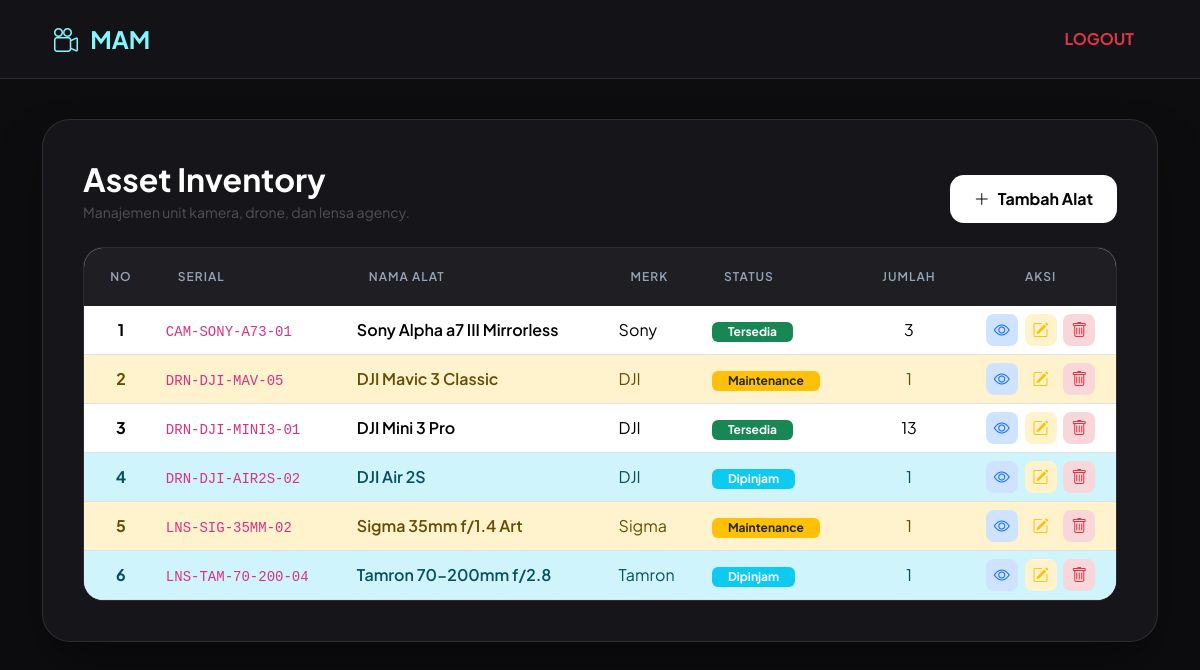
Screenshot of /index.php (signed in) with the database file from the repository.
### tables this page shows
CREATE TABLE `assets` (
  `id_asset` int(11) NOT NULL,
  `serial_number` varchar(50) NOT NULL,
  `nama_alat` varchar(100) NOT NULL,
  `merk` varchar(50) NOT NULL,
  `status` varchar(50) NOT NULL,
  `jumlah` int(11) NOT NULL,
  `url_gambar` text NOT NULL,
  `created_at` datetime NOT NULL DEFAULT current_timestamp()
);

### index.php (the view, shortened to what this page needs)
<?php
    require "config/db.php";
    $sql = "SELECT * FROM assets";
    $statement = $connect->prepare($sql);
    $statement->execute();
    $result = $statement->get_result();
?>
<!DOCTYPE html>
<html lang="en">
<head>
    <link rel="stylesheet" href="https://cdn.jsdelivr.net/npm/bootstrap@5.3.3/dist/css/bootstrap.min.css">
    <link rel="stylesheet" href="https://cdn.jsdelivr.net/npm/bootstrap-icons@1.13.1/font/bootstrap-icons.min.css">
</head>
<body>
    <nav class="navbar sticky-top">
        <div class="container px-4">
            <a class="navbar-brand"><i class="bi bi-camera-reels me-2"></i> MAM</a>
            <a href="logout.php?confirmed=yes" class="btn btn-outline-danger border-0 fw-bold">LOGOUT</a>
        </div>
    </nav>
    <div class="container mb-5">
        <div class="main-container">
            <div class="d-flex justify-content-between align-items-end mb-4">
                <div>
                    <h2 class="fw-bold mb-1">Asset Inventory</h2>
                    <p class="opacity-25 small mb-0">Manajemen unit kamera, drone, dan lensa agency.</p>
                </div>
                <a href="tambah_alat.php" class="btn btn-tambah">
                    <i class="bi bi-plus-lg me-2"></i>Tambah Alat
                </a>
            </div>
            <div class="table-responsive-custom">
                <?php if($result->num_rows > 0) { ?>
                    <table class="table align-middle">
                        <thead>
                            <tr>
                                <th class="text-center">NO</th>
                                <th>SERIAL</th>
                                <th>NAMA ALAT</th>
                                <th>MERK</th>
                                <th>STATUS</th>
                                <th class="text-center">JUMLAH</th>
                                <th class="text-center">AKSI</th>
                            </tr>
                        </thead>
                        <tbody>
                            <?php $i = 1; while($rows = $result->fetch_assoc()) : ?>
                                <?php if ($rows['status'] == "Dipinjam") : ?>
                                    <tr class="bg-info-subtle">
                                        <td class="text-center fw-bold"><?= $i ?></td>
                                        <td><code><?= $rows['serial_number'] ?></code></td>
                                        <td class="fw-semibold"><?= $rows['nama_alat'] ?></td>
                                        <td><?= $rows['merk'] ?></td>
                                        <td><span class="badge bg-info py-1 px-3"><?= $rows['status'] ?></span></td>
                                        <td class="text-center"><?= $rows['jumlah'] ?></td>
                                        <td class="text-center">
                                            <a href="detail.php?id_aset=<?= $rows['id_asset'] ?>" class="action-icon text-primary bg-primary-subtle"><i class="bi bi-eye"></i></a>
                                            <a href="edit.php?id_aset=<?= $rows['id_asset'] ?>" class="action-icon text-warning bg-warning-subtle mx-1"><i class="bi bi-pencil-square"></i></a>
                                            <a href="hapus.php?id_aset=<?= $rows['id_asset'] ?>" class="action-icon text-danger bg-danger-subtle" onclick="return confirm('Yakin mau hapus data ini?')"><i class="bi bi-trash"></i></a>
                                        </td>
                                    </tr>
                                <?php elseif ($rows['status'] == "Maintenance") : ?>
                                    <tr class="bg-warning-subtle">
                                        <td class="text-center fw-bold"><?= $i ?></td>
                                        <td><code><?= $rows['serial_number'] ?></code></td>
                                        <td class="fw-semibold"><?= $rows['nama_alat'] ?></td>
                                        <td><?= $rows['merk'] ?></td>
                                        <td><span class="badge bg-warning py-1 px-3 text-dark"><?= $rows['status'] ?></span></td>
                                        <td class="text-center"><?= $rows['jumlah'] ?></td>
                                        <td class="text-center">
                                            <a href="detail.php?id_aset=<?= $rows['id_asset'] ?>" class="action-icon text-primary bg-primary-subtle"><i class="bi bi-eye"></i></a>
                                            <a href="edit.php?id_aset=<?= $rows['id_asset'] ?>" class="action-icon text-warning bg-warning-subtle mx-1"><i class="bi bi-pencil-square"></i></a>
                                            <a href="hapus.php?id_aset=<?= $rows['id_asset'] ?>" class="action-icon text-danger bg-danger-subtle" onclick="return confirm('Yakin mau hapus data ini?')"><i class="bi bi-trash"></i></a>
                                        </td>
                                    </tr>
                                <?php else :?>
                                    <tr class="align-middle">
                                        <td class="text-center fw-bold"><?= $i ?></td>
                                        <td><code><?= $rows['serial_number'] ?></code></td>
                                        <td class="fw-semibold"><?= $rows['nama_alat'] ?></td>
                                        <td><?= $rows['merk'] ?></td>
                                        <td><span class="badge bg-success py-1 px-3"><?= $rows['status'] ?></span></td>
                                        <td class="text-center"><?= $rows['jumlah'] ?></td>
                                        <td class="text-center">
                                            <a href="detail.php?id_aset=<?= $rows['id_asset'] ?>" class="action-icon text-primary bg-primary-subtle"><i class="bi bi-eye"></i></a>
                                            <a href="edit.php?id_aset=<?= $rows['id_asset'] ?>" class="action-icon text-warning bg-warning-subtle mx-1"><i class="bi bi-pencil-square"></i></a>
                                            <a href="hapus.php?id_aset=<?= $rows['id_asset'] ?>" class="action-icon text-danger bg-danger-subtle" onclick="return confirm('Yakin mau hapus data ini?')"><i class="bi bi-trash"></i></a>
                                        </td>
                                    </tr>
                                <?php endif; ?>
                            <?php $i++; endwhile; ?>
                        </tbody>
                    </table>
                <?php } ?>
            </div>
        </div>
    </div>
</body>
</html>

### index.php (style rules this page uses)
:root { --bg-dark: #0d0d0f; --card-dark: #16161a; --accent-color: #82f7ff; --glass-border: rgba(255, 255, 255, 0.1); }
body { background-color: var(--bg-dark); color: #ffffff; font-family: 'Plus Jakarta Sans', sans-serif; margin: 0; padding: 0; }
.navbar { background: rgba(22, 22, 26, 0.8) !important; backdrop-filter: blur(12px); border-bottom: 1px solid var(--glass-border); padding: 1rem 0; }
.navbar-brand { font-weight: 700; color: var(--accent-color) !important; font-size: 1.5rem; }
.main-container { margin-top: 40px; background: var(--card-dark); border-radius: 28px; border: 1px solid var(--glass-border); padding: 40px; box-shadow: 0 25px 50px -12px rgba(0, 0, 0, 0.5); }
.table-responsive-custom { border-radius: 20px; overflow: hidden; border: 1px solid var(--glass-border); }
table { margin-bottom: 0 !important; width: 100%; }
thead th { background-color: #1f1f23 !important; color: #94a3b8 !important; font-size: 0.75rem; font-weight: 600; text-transform: uppercase; letter-spacing: 1px; padding: 20px !important; border: none !important; }
.btn-tambah { background: #ffffff; color: #000; font-weight: 700; border-radius: 14px; padding: 12px 24px; border: none; transition: all 0.3s ease; }
.bg-info-subtle td { background-color: #cff4fc !important; color: #055160 !important; }
.bg-warning-subtle td { background-color: #fff3cd !important; color: #664d03 !important; }
tr:not(.bg-info-subtle):not(.bg-warning-subtle) { background-color: #ffffff !important; color: #1e293b !important; }
.action-icon { display: inline-flex; align-items: center; justify-content: center; width: 32px; height: 32px; border-radius: 8px; text-decoration: none; transition: 0.2s; }

### rows the page displays
assets: serial_number "CAM-SONY-A73-01", nama_alat "Sony Alpha a7 III Mirrorless", merk "Sony", status "Tersedia", jumlah "3"
assets: serial_number "DRN-DJI-MAV-05", nama_alat "DJI Mavic 3 Classic", merk "DJI", status "Maintenance", jumlah "1"
assets: serial_number "DRN-DJI-MINI3-01", nama_alat "DJI Mini 3 Pro", merk "DJI", status "Tersedia", jumlah "13"
assets: serial_number "DRN-DJI-AIR2S-02", nama_alat "DJI Air 2S", merk "DJI", status "Dipinjam", jumlah "1"
assets: serial_number "LNS-SIG-35MM-02", nama_alat "Sigma 35mm f/1.4 Art", merk "Sigma", status "Maintenance", jumlah "1"
assets: serial_number "LNS-TAM-70-200-04", nama_alat "Tamron 70-200mm f/2.8", merk "Tamron", status "Dipinjam", jumlah "1"
